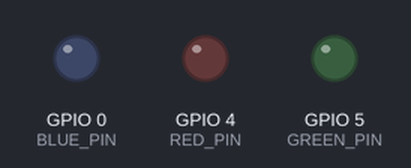
Simulated run of this sketch. Board: ESP8266 (NodeMCU). Shown: output pins drawn as LEDs (lit = HIGH). WiFi joins after 1.5 s; servers stay silent unless stated.

Above: at 0.1 s.
At 3.8 s:
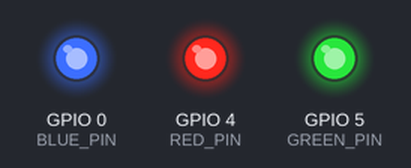
Timing chart, 0 to 5.3 s (numbered marks = the images above):
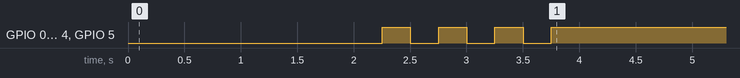

The sketch:

NetworkUDP.ino
```cpp
#include <ESP8266WiFi.h>
#include <WiFiUdp.h>

#define GREEN_PIN 5
#define RED_PIN 4
#define BLUE_PIN 0

const char *ssid = "microwave";
const char *password = "AllergutenDingesinddrei";

WiFiUDP udp;
unsigned int localPort = 80 ;

void setup() {
  pinMode(RED_PIN, OUTPUT);
  pinMode(GREEN_PIN, OUTPUT);
  pinMode(BLUE_PIN, OUTPUT);

  Serial.begin(115200);

  // Connect to Wi-Fi
  WiFi.begin(ssid, password);
  while (WiFi.status() != WL_CONNECTED) {
    delay(1000);
  }
  blink(4);
  udp.begin(localPort);

}

void loop() {
    while (udp.parsePacket() > 0 && udp.available() > 0) {  // Check for at least one byte
      int x = udp.read();  // Read a single byte
      change_LED(x, x, x);
    }
}


void change_LED(int x, int y, int z) {
  analogWrite(GREEN_PIN, x);
  analogWrite(RED_PIN, y);
  analogWrite(BLUE_PIN, z);
}

void blink(int x) {
  for (int i = 0; i < x; i++) {
    change_LED(0, 0, 0);
    delay(250);
    change_LED(255, 255, 255);
    delay(250);
  }
}
```
